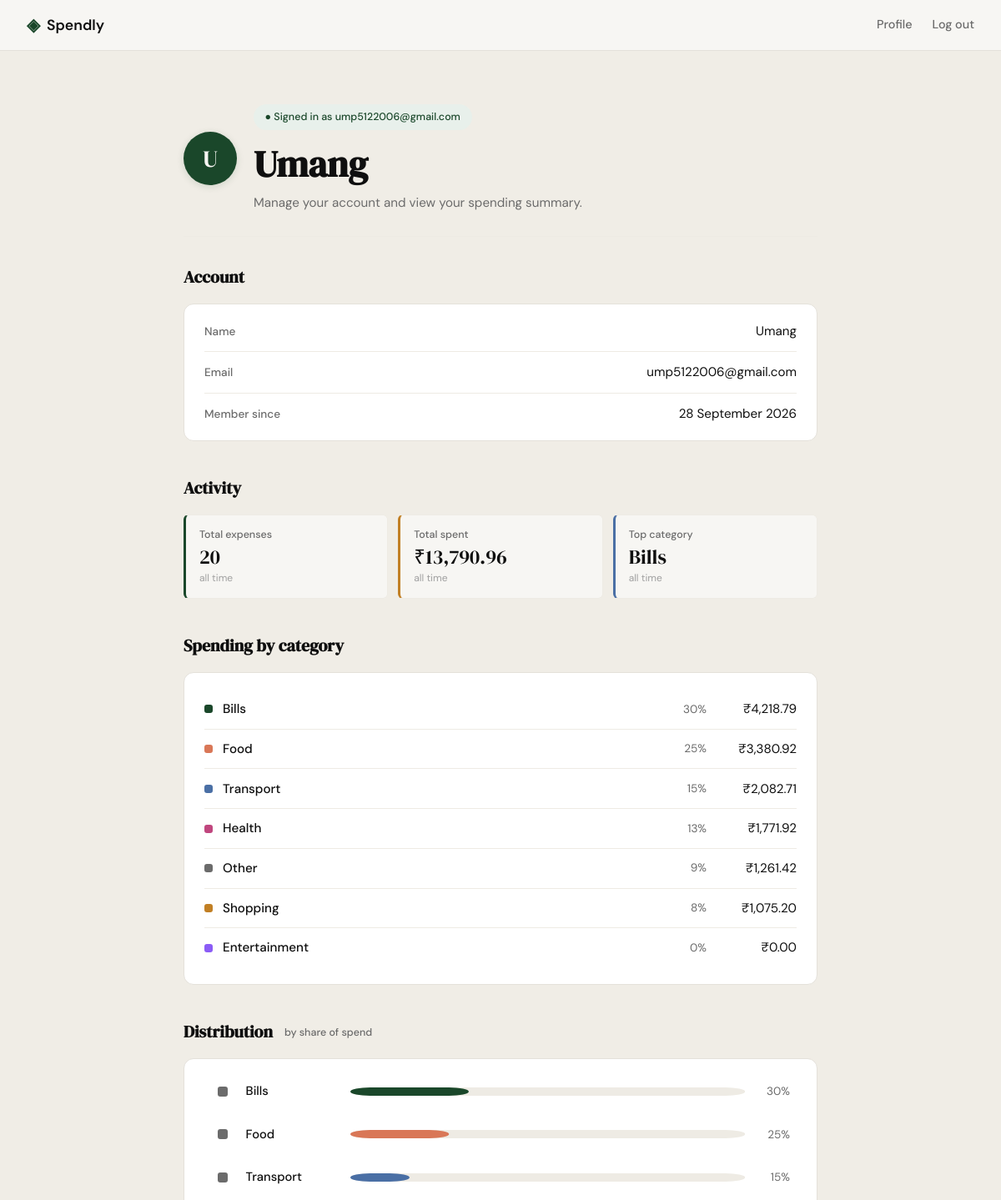
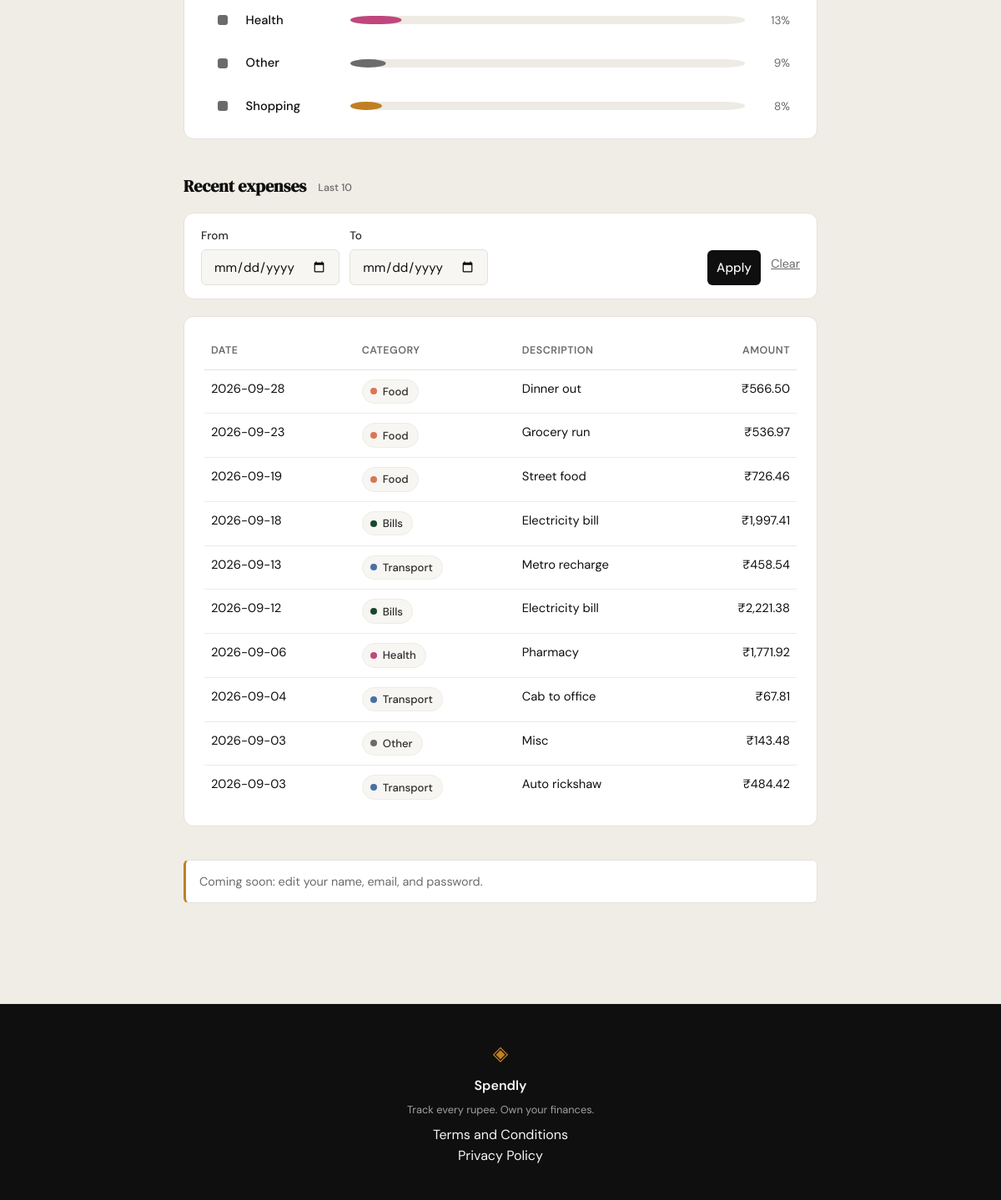
The page /profile (signed in) on the database its author committed (2 pictures, top to bottom).
### tables this page shows
CREATE TABLE users (
                id            INTEGER PRIMARY KEY AUTOINCREMENT,
                name          TEXT    NOT NULL,
                email         TEXT    UNIQUE NOT NULL,
                password_hash TEXT    NOT NULL,
                created_at    TEXT    DEFAULT (datetime('now'))
            );

CREATE TABLE expenses (
                id          INTEGER PRIMARY KEY AUTOINCREMENT,
                user_id     INTEGER NOT NULL REFERENCES users(id),
                amount      REAL    NOT NULL,
                category    TEXT    NOT NULL,
                date        TEXT    NOT NULL,
                description TEXT,
                created_at  TEXT    DEFAULT (datetime('now'))
            );

### app.py (the view)
@app.route("/profile")
def profile():
    user_id = session.get("user_id")
    if user_id is None:
        return redirect(url_for("login"))
    date_from, date_to = parse_date_range(request.args.get("from"), request.args.get("to"))
    conn = get_db()
    try:
        user = get_user_by_id(conn, user_id)
        if user is None:
            session.clear()
            return redirect(url_for("login"))
        stats = get_summary_stats(
            conn, user_id, date_from=date_from, date_to=date_to
        )
        transactions = get_recent_transactions(
            conn, user_id, date_from=date_from, date_to=date_to
        )  # limit=10 default
        categories = get_category_breakdown(
            conn, user_id, date_from=date_from, date_to=date_to
        )
    finally:
        conn.close()
    member_since = (
        datetime.strptime(user["member_since"], "%Y-%m-%d %H:%M:%S")
        .strftime("%d %B %Y")
        .lstrip("0")
    )
    range_label = _format_range_label(date_from, date_to)
    return render_template(
        "profile.html",
        user={"name": user["name"], "email": user["email"]},
        member_since=member_since,
        expense_count=stats["transaction_count"],
        total_spent=stats["total_spent"],
        top_category=stats["top_category"],
        recent_transactions=transactions,
        category_breakdown=categories,
        date_from=date_from,
        date_to=date_to,
        range_label=range_label,
        filter_active=bool(date_from or date_to),
    )

### app.py (called while the page is built)
def parse_date_range(from_str: str | None, to_str: str | None) -> tuple[str | None, str | None]:
    def normalize(value: str | None) -> str | None:
        if not value or not value.strip():
            return None
        try:
            return datetime.strptime(value, "%Y-%m-%d").strftime("%Y-%m-%d")
        except ValueError:
            return None
    date_from = normalize(from_str)
    date_to = normalize(to_str)
    if date_from and date_to and date_from > date_to:
        date_from, date_to = date_to, date_from
    return date_from, date_to

def _format_range_label(date_from: str | None, date_to: str | None) -> str:
    def fmt(value: str) -> str:
        return (
            datetime.strptime(value, "%Y-%m-%d")
            .strftime("%d %B %Y")
            .lstrip("0")
        )
    if date_from and date_to:
        return f"{fmt(date_from)} – {fmt(date_to)}"
    if date_from:
        return f"since {fmt(date_from)}"
    if date_to:
        return f"until {fmt(date_to)}"
    return "all time"

### database/db.py (called while the page is built)
def get_db() -> sqlite3.Connection:
    conn = sqlite3.connect(DB_PATH)
    conn.row_factory = sqlite3.Row
    conn.execute("PRAGMA foreign_keys = ON")
    return conn

### database/queries.py (called while the page is built)
def get_user_by_id(conn: sqlite3.Connection, user_id: int) -> dict[str, Any] | None:
    row = conn.execute(
        "SELECT name, email, created_at FROM users WHERE id = ?",
        (user_id,),
    ).fetchone()
    if row is None:
        return None
    return {
        "name": row["name"],
        "email": row["email"],
        "member_since": row["created_at"],
    }

### templates/profile.html (shortened to what this page needs)
{% extends "base.html" %}
{% block content %}
<section class="profile-page">
    <div class="profile-inner">
        <div class="profile-header">
            <div class="profile-avatar" aria-hidden="true">{{ user["name"][0] | upper }}</div>
            <div class="profile-header-text">
                <div class="profile-eyebrow">● Signed in as {{ user["email"] }}</div>
                <h1 class="profile-title">{{ user["name"] }}</h1>
                <p class="profile-subtitle">Manage your account and view your spending summary.</p>
            </div>
        </div>
        <div class="profile-section">
            <h2 class="profile-section-title">Account</h2>
            <div class="profile-card">
                <div class="profile-row">
                    <span class="profile-row-label">Name</span>
                    <span class="profile-row-value">{{ user["name"] }}</span>
                </div>
                <div class="profile-row">
                    <span class="profile-row-label">Email</span>
                    <span class="profile-row-value">{{ user["email"] }}</span>
                </div>
                <div class="profile-row">
                    <span class="profile-row-label">Member since</span>
                    <span class="profile-row-value">{{ member_since }}</span>
                </div>
            </div>
        </div>
        <div class="profile-section">
            <h2 class="profile-section-title">Activity</h2>
            <div class="mock-stats">
                <div class="mock-stat">
                    <span class="mock-stat-label">Total expenses</span>
                    <span class="mock-stat-value">{{ expense_count }}</span>
                    <span class="mock-stat-meta">{{ range_label }}</span>
                </div>
                <div class="mock-stat">
                    <span class="mock-stat-label">Total spent</span>
                    <span class="mock-stat-value">₹{{ "{:,.2f}".format(total_spent) }}</span>
                    <span class="mock-stat-meta">{{ range_label }}</span>
                </div>
                <div class="mock-stat">
                    <span class="mock-stat-label">Top category</span>
                    <span class="mock-stat-value">{{ top_category }}</span>
                    <span class="mock-stat-meta">{{ range_label }}</span>
                </div>
            </div>
        </div>
        <div class="profile-section">
            <h2 class="profile-section-title">Spending by category</h2>
            <div class="profile-card">
                {% for row in category_breakdown %}
                <div class="category-row" data-cat="{{ row.name }}">
                    <span class="category-swatch" aria-hidden="true"></span>
                    <span class="category-name">{{ row.name }}</span>
                    <span class="category-pct">{{ row.pct }}%</span>
                    <span class="category-amount">₹{{ "{:,.2f}".format(row.amount) }}</span>
                </div>
                {% endfor %}
            </div>
        </div>
        {% set has_spend = category_breakdown | sum(attribute='pct') > 0 -%}
        {% if has_spend -%}
        <div class="profile-section">
            <h2 class="profile-section-title">
                Distribution
                <span class="profile-section-meta">by share of spend</span>
            </h2>
            <div class="profile-card">
                <div class="category-chart" role="list">
                    {%- for row in category_breakdown -%}
                        {%- if row.pct > 0 %}
                    <div class="chart-row{% if loop.first %} chart-row-top{% endif %}"
                         role="listitem"
                         tabindex="0"
                         data-cat="{{ row.name }}"
                         aria-label="{{ row.name }}: {{ row.pct }} percent, Rs {{ '{:,.2f}'.format(row.amount) }}">
                        <span class="chart-row-swatch" aria-hidden="true"></span>
                        <span class="chart-row-label">{{ row.name }}</span>
                        <svg class="chart-bar" viewBox="0 0 100 10"
                             preserveAspectRatio="none"
                             aria-hidden="true">
                            <rect class="chart-bar-track" x="0" y="0" width="100" height="10" rx="5" />
                            <rect class="chart-bar-fill"
                                  x="0" y="0"
                                  width="{{ row.pct }}" height="10"
                                  rx="5" />
                        </svg>
                        <span class="chart-row-pct">{{ row.pct }}%</span>
                    </div>
                        {%- endif -%}
                    {%- endfor %}
                </div>
            </div>
        </div>
        {%- endif %}
        <div class="profile-section">
            <h2 class="profile-section-title">
                Recent expenses
                <span class="profile-section-meta">
                    {% if date_from or date_to %}Last 10 in range{% else %}Last 10{% endif %}
                </span>
            </h2>
            <form class="profile-filter" method="get" action="{{ url_for('profile') }}">
                <div class="profile-filter-fields">
                    <label class="profile-filter-label">
                        <span>From</span>
                        <input class="form-input" type="date" name="from" value="{{ date_from or '' }}">
                    </label>
                    <label class="profile-filter-label">
                        <span>To</span>
                        <input class="form-input" type="date" name="to" value="{{ date_to or '' }}">
                    </label>
                </div>
                <div class="profile-filter-actions">
                    <button class="btn-submit" type="submit">Apply</button>
                    <a class="profile-filter-clear" href="{{ url_for('profile') }}">Clear</a>
                </div>
            </form>
            <div class="profile-card">
                {% if recent_transactions %}
                <table class="expense-table">
                    <thead>
                        <tr>
                            <th>Date</th>
                            <th>Category</th>
                            <th>Description</th>
                            <th class="amount">Amount</th>
                        </tr>
                    </thead>
                    <tbody>
                        {% for tx in recent_transactions %}
                        <tr>
                            <td>{{ tx.date }}</td>
                            <td>
                                <span class="category-chip" data-cat="{{ tx.category }}">
                                    <span class="category-chip-dot" aria-hidden="true"></span>
                                    {{ tx.category }}
                                </span>
                            </td>
                            <td>
                                {% if tx.description and tx.description.strip() %}
                                    {{ tx.description }}
                                {% else %}
                                    &mdash;
                                {% endif %}
                            </td>
                            <td class="amount">₹{{ "{:,.2f}".format(tx.amount) }}</td>
                        </tr>
                        {% endfor %}
                    </tbody>
                </table>
                {% else %}
                <p class="profile-empty">
                    No expenses yet. Add your first one to start tracking your spending.
                </p>
                {% endif %}
            </div>
        </div>
        <div class="profile-section">
            <p class="profile-note">
                Coming soon: edit your name, email, and password.
            </p>
        </div>
    </div>
</section>
{% endblock %}

### rows shown on the page
users: name "U", email "ump5122006@gmail.com", name "Umang"
expenses: name "Health", pct "13", amount "1,771.92", date "2026-09-06", category "Health", description "Pharmacy"
expenses: name "Shopping", pct "8", amount "1,075.20"
expenses: date "2026-09-28", category "Food", description "Dinner out", amount "566.50"
expenses: date "2026-09-23", category "Food", description "Grocery run", amount "536.97"
expenses: date "2026-09-19", category "Food", description "Street food", amount "726.46"
expenses: date "2026-09-18", category "Bills", description "Electricity bill", amount "1,997.41"
expenses: date "2026-09-13", category "Transport", description "Metro recharge", amount "458.54"
expenses: date "2026-09-12", category "Bills", description "Electricity bill", amount "2,221.38"
expenses: date "2026-09-04", category "Transport", description "Cab to office", amount "67.81"
expenses: date "2026-09-03", category "Other", description "Misc", amount "143.48"
expenses: date "2026-09-03", category "Transport", description "Auto rickshaw", amount "484.42"

### other values the page prints
{{ member_since }} "28 September 2026"
{{ expense_count }} "20"
{{ range_label }} "all time"
{{ "{:,.2f}".format(total_spent) }} "13,790.96"
{{ top_category }} "Bills"
{{ row.name }} "Bills" "Food" "Transport" "Other" "Entertainment"
{{ row.pct }} "30" "25" "15" "9" "0"
{{ "{:,.2f}".format(row.amount) }} "4,218.79" "3,380.92" "2,082.71" "1,261.42" "0.00"
{{ row.name }} "Bills" "Food" "Transport" "Health" "Other" "Shopping"
{{ row.pct }} "30" "25" "15" "13" "9" "8"
